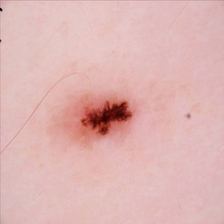
#> input picture dataset/benign/1.jpg, 224 x 224 px; its folder holds only this picture in this run
$ jupyter execute --allow-errors Percobaan4.ipynb   (older library calls are emulated)
#> lines starting #> are read from the running program, lines starting #| are printed output that depends on the picture; after the words box and inside, x2 and y2 are one past the last pixel; in counts of white or black regions, pixels touching at a corner belong together
### **Project PCD 2025 Kelompok 18**
#### **Klasifikasi Kangker Kulit Jinak Dan Ganas**

Zainul Majdi (F1D02310028)

Mustofa Arif (F1D02310083)

Apriesna Zulhan (F1D02310100)

Lalu Maulana Rizki Hidayat (F1D02310118)

### **Project Overview**

### **Import Library**

[cell 1]
import os
import cv2 as cv
import matplotlib.pyplot as plt
import numpy as np
import pandas as pd
from sklearn.model_selection import train_test_split, cross_val_predict
from sklearn.metrics import accuracy_score, classification_report
from skimage.feature import graycomatrix, graycoprops
from scipy.stats import entropy
from sklearn.ensemble import RandomForestClassifier
from sklearn.svm import SVC
from sklearn.neighbors import KNeighborsClassifier
from sklearn.metrics import accuracy_score, precision_score, recall_score, f1_score, confusion_matrix, classification_report
from sklearn.metrics import (confusion_matrix, ConfusionMatrixDisplay)
import seaborn as sns
from collections import Counter

### **Data Loading**

[cell 2]
data = []
labels = []
file_name = []
for sub_folder in os.listdir("dataset"):
    sub_folder_files = os.listdir(os.path.join("dataset", sub_folder))
    for i, filename in enumerate(sub_folder_files):
        img_path = os.path.join("dataset", sub_folder, filename)
        img = cv.imread(img_path)
#> img is the input picture: shape (224, 224, 3); mean B, G, R 179.3, 181.2, 222.8
        img = img.astype(np.uint8)
        img = cv.cvtColor(img, cv.COLOR_BGR2GRAY)
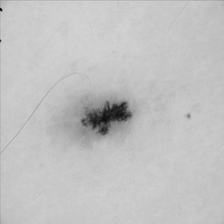
#> img: shape (224, 224); min 2, max 213, mean 193.5

        data.append(img)
        labels.append(sub_folder)
        name = os.path.splitext(filename)[0]
        file_name.append(filename)
#> pass 2 of the loop `for sub_folder in os.listdir("dataset"):`:
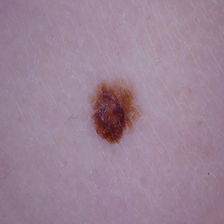
#> input picture dataset/malignant/1019.jpg, 224 x 224 px
#> img is the input picture: shape (224, 224, 3); mean B, G, R 149.8, 131.3, 155.1
#> `img = cv.cvtColor(img, cv.COLOR_BGR2GRAY)`:
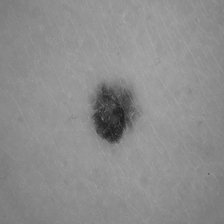
#> img: shape (224, 224); min 28, max 172, mean 140.5

data = np.array(data)
labels = np.array(labels)

[cell 3]
class_count = Counter(labels)

print("Jumlah data per kelas:", class_count)

label_names = list(class_count.keys())
jumlah = list(class_count.values())

plt.bar(label_names, jumlah, color=['skyblue', 'salmon'])
plt.title("Distribusi Kelas dalam Dataset")
plt.xlabel("Kelas")
plt.ylabel("Jumlah Data")
plt.show()
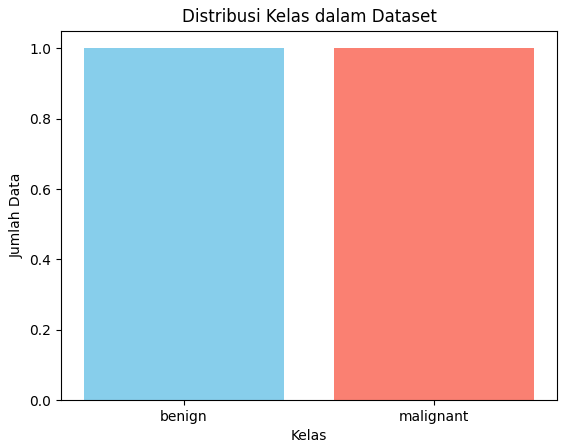
#> figure drawn by matplotlib, 1 panel

### **Data Preparation**

#### **Define Preprocessing Function**

[cell 4]
def resize(img, new_width, new_height):
#> called with new_width = 256, new_height = 256
    h, w = img.shape
#> h = 224; w = 224
    resized = np.zeros((new_height, new_width), dtype=np.uint8)

    for i in range(new_height):
        for j in range(new_width):
            x = int(j * w / new_width)
            y = int(i * h / new_height)
            resized[i, j] = img[y, x]

    return resized

def median_filter(image,baris,kolom):
    tengah = int(baris*kolom/2)
    hasil = np.zeros(image.shape)
    _baris = int((baris-1)/2)
    _kolom = int((kolom-1)/2)
    _image = np.pad(image,((_baris,_baris),(_kolom,_kolom)),mode='edge')
    for i in range (hasil.shape[0]):
        for j in range (hasil.shape[1]):
            Median = np.zeros(baris*kolom)
            m=0
            for k in range (i,i+baris):
                for l in range (j,j+kolom):
                    Median[m]=_image[k,l]
                    m+=1
            Median.sort()
            a = Median[tengah]
            b = Median[tengah-1]
            _Median = int(a+b)/2
            hasil[i,j] =_Median
    return hasil

def normalize_min_max(image):
    min_val = np.min(image)
#> min_val = 2
    max_val = np.max(image)
#> max_val = 213
    if max_val == min_val:
        return np.zeros_like(image, dtype=np.uint8)  # atau isi dengan nilai tetap
    norm = (image - min_val) / (max_val - min_val)
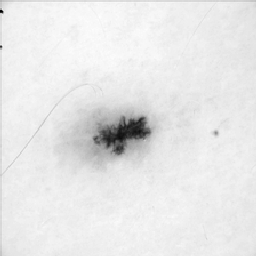
#> norm: shape (256, 256) float64; min 0, max 1, mean 0.907
    return (norm * 255).astype(np.uint8)

def threshold(image, nilai_ambang):
#> called with nilai_ambang = 127
    tinggi_gambar, lebar_gambar = image.shape
#> tinggi_gambar = 256; lebar_gambar = 256
    hasil_biner = np.zeros((tinggi_gambar, lebar_gambar), dtype=np.uint8)

    for baris in range(tinggi_gambar):
        for kolom in range(lebar_gambar):
            if image[baris, kolom] <= nilai_ambang:
                hasil_biner[baris, kolom] = 255
            else:
                hasil_biner[baris, kolom] = 0
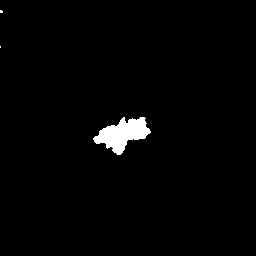
#> hasil_biner: shape (256, 256); 1.8% white; 3 white regions (2 under 20 px), largest, box (x1, y1, x2, y2) and area: (93, 117, 151, 155) 1143

    return hasil_biner

def dilasi(gambar, kernel):
    gambar = gambar // 255
    padded = np.pad(gambar, ((kernel.shape[0]//2, kernel.shape[0]//2), (kernel.shape[1]//2, kernel.shape[1]//2)), mode='constant', constant_values=0)
    result = np.zeros_like(gambar)
    k_h, k_w = kernel.shape

    for i in range(gambar.shape[0]):
        for j in range(gambar.shape[1]):
            neighborhood = padded[i:i+k_h, j:j+k_w]
            if np.any(neighborhood[kernel==1] == 1):
                result[i, j] = 1
    return (result * 255).astype(np.uint8)

def erosi(gambar, kernel):
    gambar = gambar // 255
    padded = np.pad(gambar, ((kernel.shape[0]//2, kernel.shape[0]//2), (kernel.shape[1]//2, kernel.shape[1]//2)), mode='constant', constant_values=0)
#> padded: shape (258, 258); values 0 (black) and 1 (white), 1.7% white; 3 white regions (2 under 20 px), largest, box (x1, y1, x2, y2) and area: (94, 118, 152, 156) 1143
    result = np.zeros_like(gambar)
    k_h, k_w = kernel.shape
#> k_h = 3; k_w = 3

    for i in range(gambar.shape[0]):
        for j in range(gambar.shape[1]):
            neighborhood = padded[i:i+k_h, j:j+k_w]
            if np.all(neighborhood[kernel==1] == 1):
                result[i, j] = 1
#> result: shape (256, 256); values 0 (black) and 1 (white), 1.4% white; 1 white region, box (x1, y1, x2, y2) and area: (95, 118, 149, 154) 927
    return (result * 255).astype(np.uint8)

def opening(gambar, kernel):
    eroded = erosi(gambar, kernel)
    opened = dilasi(eroded, kernel)
#> in dilasi, `padded = np.pad(gambar, ((kernel.shape[0]//2, kernel.shape[0]//2), (ke..`: padded: shape (258, 258); values 0 (black) and 1 (white), 1.4% white; 1 white region, box (x1, y1, x2, y2) and area: (96, 119, 150, 155) 927
#> after the loop in dilasi, `for i in range(gambar.shape[0]):`: result: shape (256, 256); values 0 (black) and 1 (white), 1.7% white; 1 white region, box (x1, y1, x2, y2) and area: (94, 117, 150, 155) 1131
    return opened.astype(np.uint8)

def closing(gambar, kernel):
    dilated = dilasi(gambar, kernel)
#> in dilasi (call 2), `padded = np.pad(gambar, ((kernel.shape[0]//2, kernel.shape[0]//2), (ke..`: padded: shape (258, 258); values 0 (black) and 1 (white), 1.7% white; 1 white region, box (x1, y1, x2, y2) and area: (95, 118, 151, 156) 1131
#> after the loop in dilasi (call 2), `for i in range(gambar.shape[0]):`: result: shape (256, 256); values 0 (black) and 1 (white), 2% white; 1 white region, box (x1, y1, x2, y2) and area: (93, 116, 151, 156) 1341
    closed = erosi(dilated, kernel)
#> in erosi (call 2), `padded = np.pad(gambar, ((kernel.shape[0]//2, kernel.shape[0]//2), (ke..`: padded: shape (258, 258); values 0 (black) and 1 (white), 2% white; 1 white region, box (x1, y1, x2, y2) and area: (94, 117, 152, 157) 1341
#> after the loop in erosi (call 2), `for i in range(gambar.shape[0]):`: result: shape (256, 256); values 0 (black) and 1 (white), 1.7% white; 1 white region, box (x1, y1, x2, y2) and area: (94, 117, 150, 155) 1141
    return closed.astype(np.uint8)

#### **Preprocessing**

[cell 5]
def percobaan_4(img):
    img_rsz = resize(img, 256, 256)
#> call 2 of resize, with new_width = 256, new_height = 256
#> after the loop in resize (call 2), `for i in range(new_height):`:
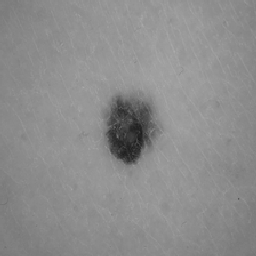
#> resized: shape (256, 256); min 28, max 172, mean 140.5
    img_norm = normalize_min_max(img_rsz)
#> in normalize_min_max (call 2), `min_val = np.min(image)`: min_val = 28
#> in normalize_min_max (call 2), `max_val = np.max(image)`: max_val = 172
#> in normalize_min_max (call 2), `norm = (image - min_val) / (max_val - min_val)`:
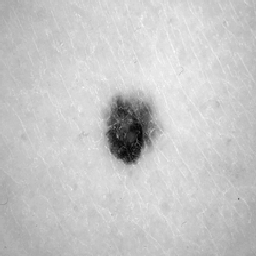
#> norm: shape (256, 256) float64; min 0, max 1, mean 0.781
    img_median = median_filter(img_norm, 3, 3)
    img_thresh = threshold(img_median, 127)  # Thresholding dengan nilai ambang 127
#> call 2 of threshold, with nilai_ambang = 127
#> after the loop in threshold (call 2), `for baris in range(tinggi_gambar):`:
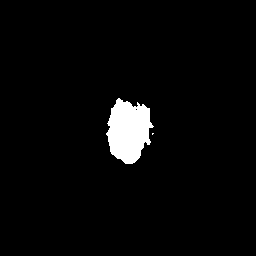
#> hasil_biner: shape (256, 256); 3.3% white; 2 white regions (1 under 20 px), largest, box (x1, y1, x2, y2) and area: (106, 98, 154, 164) 2164
    img_open = opening(img_thresh, np.ones((3, 3)))
#> in erosi (call 3), `padded = np.pad(gambar, ((kernel.shape[0]//2, kernel.shape[0]//2), (ke..`: padded: shape (258, 258); values 0 (black) and 1 (white), 3.3% white; 2 white regions (1 under 20 px), largest, box (x1, y1, x2, y2) and area: (107, 99, 155, 165) 2164
#> after the loop in erosi (call 3), `for i in range(gambar.shape[0]):`: result: shape (256, 256); values 0 (black) and 1 (white), 2.9% white; 1 white region, box (x1, y1, x2, y2) and area: (108, 100, 152, 163) 1900
#> in dilasi (call 3), `padded = np.pad(gambar, ((kernel.shape[0]//2, kernel.shape[0]//2), (ke..`: padded: shape (258, 258); values 0 (black) and 1 (white), 2.9% white; 1 white region, box (x1, y1, x2, y2) and area: (109, 101, 153, 164) 1900
#> after the loop in dilasi (call 3), `for i in range(gambar.shape[0]):`: result: shape (256, 256); values 0 (black) and 1 (white), 3.3% white; 1 white region, box (x1, y1, x2, y2) and area: (107, 99, 153, 164) 2140
    img_close = closing(img_open, np.ones((3, 3)))
#> in dilasi (call 4), `padded = np.pad(gambar, ((kernel.shape[0]//2, kernel.shape[0]//2), (ke..`: padded: shape (258, 258); values 0 (black) and 1 (white), 3.2% white; 1 white region, box (x1, y1, x2, y2) and area: (108, 100, 154, 165) 2140
#> after the loop in dilasi (call 4), `for i in range(gambar.shape[0]):`:
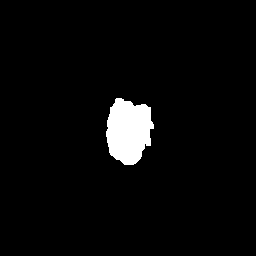
#> result: shape (256, 256); values 0 (black) and 1 (white), 3.6% white; 1 white region, box (x1, y1, x2, y2) and area: (106, 98, 154, 165) 2384
#> in erosi (call 4), `padded = np.pad(gambar, ((kernel.shape[0]//2, kernel.shape[0]//2), (ke..`: padded: shape (258, 258); values 0 (black) and 1 (white), 3.6% white; 1 white region, box (x1, y1, x2, y2) and area: (107, 99, 155, 166) 2384
#> after the loop in erosi (call 4), `for i in range(gambar.shape[0]):`: result: shape (256, 256); values 0 (black) and 1 (white), 3.3% white; 1 white region, box (x1, y1, x2, y2) and area: (107, 99, 153, 164) 2146

    return img_close

dataPreprocessed = [percobaan_4(img) for img in data]
#> dataPreprocessed = 2 items

unique_labels = sorted(set(labels))

#> (the rest of this cell did not finish here and is left out)

#### **Feature Extraction**

[cell 6]
def glcm(image, derajat):
    if derajat == 0:
        angles = [0]
    elif derajat == 45:
        angles = [np.pi / 4]
    elif derajat == 90:
        angles = [np.pi / 2]
    elif derajat == 135:
        angles = [3 * np.pi / 4]
    else:
        raise ValueError("Invalid angle. It should be one of the following: 0, 45, 90, 135.")

    # mengembalikan matrix glcm dari image
    glcm = graycomatrix(image, [1], angles, 256, symmetric=True, normed=True)
    return glcm

[cell 7]
def correlation(matriks):
	return graycoprops(matriks, 'correlation')[0, 0]

[cell 8]
def dissimilarity(matriks):
    return graycoprops(matriks, 'dissimilarity')[0, 0]

[cell 9]
def homogenity(matriks):
    return graycoprops(matriks, 'homogeneity')[0, 0]

[cell 10]
def contrast(matriks):
    return graycoprops(matriks, 'contrast')[0, 0]

[cell 11]
def ASM(matriks):
    return graycoprops(matriks, 'ASM')[0, 0]

[cell 12]
def energy(matriks):
    return graycoprops(matriks, 'energy')[0, 0]

[cell 13]
def entropyGlcm(matriks):
    return entropy(matriks.ravel())

[cell 14]
Derajat0 = []
Derajat45 = []
Derajat90 = []
Derajat135 = []
for i in range(len(dataPreprocessed)):
    D0 = glcm(dataPreprocessed[i], 0)
    D45 = glcm(dataPreprocessed[i], 45)
    D90 = glcm(dataPreprocessed[i], 90)
    D135 = glcm(dataPreprocessed[i], 135)
    Derajat0.append(D0)
    Derajat45.append(D45)
    Derajat90.append(D90)
    Derajat135.append(D135)
#> this loop made 2 passes
#> after the loop, Derajat0 = 2 items; Derajat135 = 2 items; Derajat45 = 2 items; Derajat90 = 2 items

[cell 15]
Kontras0, Kontras45, Kontras90, Kontras135 = [], [], [], []
dissimilarity0, dissimilarity45, dissimilarity90, dissimilarity135 =  [], [], [], []
homogenity0, homogenity45, homogenity90, homogenity135 = [], [], [], []
entropy0, entropy45, entropy90, entropy135 =  [], [], [], []
ASM0, ASM45, ASM90, ASM135 =  [], [], [], []
energy0, energy45, energy90, energy135 =  [], [], [], []
correlation0, correlation45, correlation90, correlation135 = [], [], [], []

[cell 16]
for i in range(len(dataPreprocessed)):
    C0 = correlation(Derajat0[i])
    correlation0.append(C0)
    C45 = correlation(Derajat45[i])
    correlation45.append(C45)
    C90 = correlation(Derajat90[i])
    correlation90.append(C90)
    C135 = correlation(Derajat135[i])
    correlation135.append(C135)
#> this loop made 2 passes
#> (C0, C45, C90, C135) on passes 1 to 2: (0.963, 0.925, 0.95, 0.942), (0.967, 0.958, 0.977, 0.956)
#> after the loop, correlation0 = [0.963, 0.967]; correlation135 = [0.942, 0.956]; correlation45 = [0.925, 0.958]; correlation90 = [0.95, 0.977]

[cell 17]
for i in range(len(dataPreprocessed)):
    K0 = contrast(Derajat0[i])
    K45 = contrast(Derajat45[i])
    K90 = contrast(Derajat90[i])
    K135 = contrast(Derajat135[i])
    Kontras0.append(K0)
    Kontras45.append(K45)
    Kontras90.append(K90)
    Kontras135.append(K135)
#> this loop made 2 passes
#> (K0, K45, K90, K135) on passes 1 to 2: (83.67, 168, 111.6, 130), (137.5, 174, 95.62, 184)
#> after the loop, Kontras0 = [83.67, 137.5]; Kontras135 = [130, 184]; Kontras45 = [168, 174]; Kontras90 = [111.6, 95.62]

[cell 18]
for i in range(len(dataPreprocessed)):
    Dis0 = dissimilarity(Derajat0[i])
    Dis45 = dissimilarity(Derajat45[i])
    Dis90 = dissimilarity(Derajat90[i])
    Dis135 = dissimilarity(Derajat135[i])
    dissimilarity0.append(Dis0)
    dissimilarity45.append(Dis45)
    dissimilarity90.append(Dis90)
    dissimilarity135.append(Dis135)
#> this loop made 2 passes
#> (Dis0, Dis45, Dis90, Dis135) on passes 1 to 2: (0.328, 0.659, 0.438, 0.51), (0.539, 0.682, 0.375, 0.722)
#> after the loop, dissimilarity0 = [0.328, 0.539]; dissimilarity135 = [0.51, 0.722]; dissimilarity45 = [0.659, 0.682]; dissimilarity90 = [0.438, 0.375]

[cell 19]
for i in range(len(dataPreprocessed)):
    H0 = homogenity(Derajat0[i])
    H45 = homogenity(Derajat45[i])
    H90 = homogenity(Derajat90[i])
    H135 = homogenity(Derajat135[i])
    homogenity0.append(H0)
    homogenity45.append(H45)
    homogenity90.append(H90)
    homogenity135.append(H135)
#> this loop made 2 passes
#> (H0, H45, H90, H135) on passes 1 to 2: (0.999, 0.997, 0.998, 0.998), (0.998, 0.997, 0.999, 0.997)
#> after the loop, homogenity0 = [0.999, 0.998]; homogenity135 = [0.998, 0.997]; homogenity45 = [0.997, 0.997]; homogenity90 = [0.998, 0.999]

[cell 20]
for i in range(len(dataPreprocessed)):
    E0 = entropyGlcm(Derajat0[i])
    E45 = entropyGlcm(Derajat45[i])
    E90 = entropyGlcm(Derajat90[i])
    E135 = entropyGlcm(Derajat135[i])
    entropy0.append(E0)
    entropy45.append(E45)
    entropy90.append(E90)
    entropy135.append(E135)
#> this loop made 2 passes
#> (E0, E45, E90, E135) on passes 1 to 2: (0.0962, 0.103, 0.0984, 0.1), (0.158, 0.161, 0.154, 0.162)
#> after the loop, entropy0 = [0.0962, 0.158]; entropy135 = [0.1, 0.162]; entropy45 = [0.103, 0.161]; entropy90 = [0.0984, 0.154]

[cell 21]
for i in range(len(dataPreprocessed)):
    A0 = ASM(Derajat0[i])
    A45 = ASM(Derajat45[i])
    A90 = ASM(Derajat90[i])
    A135 = ASM(Derajat135[i])
    ASM0.append(A0)
    ASM45.append(A45)
    ASM90.append(A90)
    ASM135.append(A135)
#> this loop made 2 passes
#> (A0, A45, A90, A135) on passes 1 to 2: (0.964, 0.963, 0.964, 0.964), (0.934, 0.934, 0.935, 0.933)
#> after the loop, ASM0 = [0.964, 0.934]; ASM135 = [0.964, 0.933]; ASM45 = [0.963, 0.934]; ASM90 = [0.964, 0.935]

[cell 22]
for i in range(len(dataPreprocessed)):
    ER0 = energy(Derajat0[i])
    ER45 = energy(Derajat45[i])
    ER90 = energy(Derajat90[i])
    ER135 = energy(Derajat135[i])
    energy0.append(ER0)
    energy45.append(ER45)
    energy90.append(ER90)
    energy135.append(ER135)
#> this loop made 2 passes
#> (ER0, ER45, ER90, ER135) on passes 1 to 2: (0.982, 0.981, 0.982, 0.982), (0.967, 0.966, 0.967, 0.966)
#> after the loop, energy0 = [0.982, 0.967]; energy135 = [0.982, 0.966]; energy45 = [0.981, 0.966]; energy90 = [0.982, 0.967]

#### **Write the extraction's results to CSV**

[cell 23]
dataTable = {'Filename': file_name, 'Label': labels,
        'Contrast0': Kontras0, 'Contrast45': Kontras45, 'Contrast90': Kontras90, 'Contrast135': Kontras135,
        'Homogeneity0': homogenity0, 'Homogeneity45': homogenity45, 'Homogeneity90': homogenity90, 'Homogeneity135': homogenity135,
        'Dissimilarity0': dissimilarity0, 'Dissimilarity45': dissimilarity45, 'Dissimilarity90': dissimilarity90, 'Dissimilarity135': dissimilarity135,
        'Entropy0': entropy0, 'Entropy45': entropy45, 'Entropy90': entropy90, 'Entropy135': entropy135,
        'ASM0': ASM0, 'ASM45': ASM45, 'ASM90': ASM90, 'ASM135': ASM135,
        'Energy0': energy0, 'Energy45': energy45, 'Energy90': energy90, 'Energy135': energy135,
        'Correlation0': correlation0, 'Correlation45': correlation45, 'Correlation90': correlation90, 'Correlation135': correlation135,
        }
df = pd.DataFrame(dataTable)
#> df = table of 2 rows and 30 columns
df.to_csv('hasil_ekstraksi_4.csv', index=False)

hasilEkstrak = pd.read_csv('hasil_ekstraksi_4.csv')
#> (reads hasil_ekstraksi_4.csv from the repository)
hasilEkstrak

#### **Features Selection**

pada bagian seleksi fitur ini bisa menggunakan metode seperti

- PCA
- LDA
- t-SNE
- Chi-square
- ANOVA
- Autoencoder
- correlation
- dll

berikut contoh menggunakan correlation:

[cell 24]
# Menghitung korelasi
correlation = hasilEkstrak.drop(columns=['Label','Filename']).corr()

# Menyaring fitur yang memiliki korelasi absolut lebih dari 0.95 dengan label
threshold = 1 # atur threshold ini untuk menentukan seberapa besar korelasi yang ingin disaring
selectionFeature = []
columns = np.full((correlation.shape[0],), True, dtype=bool)
for i in range(correlation.shape[0]):
	for j in range(i+1, correlation.shape[0]):
		if correlation.iloc[i,j] >= threshold:
			if columns[j]:
				columns[j] = False
select = hasilEkstrak.drop(columns=['Label','Filename']).columns[columns]
x_new = hasilEkstrak[select]
x_new
y = hasilEkstrak['Label']
plt.figure(figsize=(17,17))
sns.heatmap(x_new.corr(), annot=True, cmap='Blues', fmt=".2f")
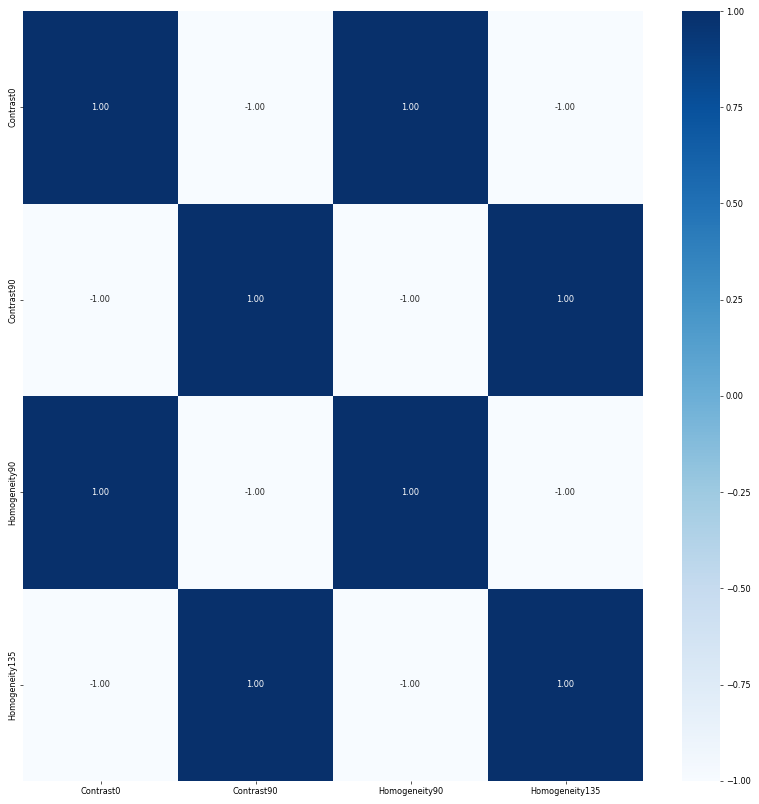
#> figure drawn by matplotlib, 2 panels

### **Splitting Data**

[cell 25]
# ubah bagian test_size sesuai kebutuhan
# 0.3 = 30% data untuk testing (train/test 70/30)
# 0.2 = 20% data untuk testing (train/test 80/20)
X_train, X_test, y_train, y_test = train_test_split(x_new, y, test_size=0.2, random_state=42)
print(X_train.shape)
print(X_test.shape)

### **Feature Normalization**

berikut metode normalisasi yang bisa digunakan:

- Min-Max Scaling
- Standardization (Z-score)
- Robust Scaling
- MaxAbsScaler
- dll

berikut contoh menggunakan Standardization (Z-score):

[cell 26]
# normalisasi mean std
X_test = (X_test - X_train.mean()) / X_train.std()
X_train = (X_train - X_train.mean()) / X_train.std()

### **Modeling**

#### **Define Model**

[cell 27]
def generateClassificationReport(y_true, y_pred):
	print(classification_report(y_true, y_pred))
	print(confusion_matrix(y_true, y_pred))
	print('Accuracy:', accuracy_score(y_true, y_pred))

# Define classifiers
rf = RandomForestClassifier(n_estimators=5, random_state=42)
svm = SVC(kernel='rbf', random_state=42)
knn = KNeighborsClassifier(n_neighbors=5)

#### **Train Random Forest Classifier**

[cell 28]
# Train Random Forest Classifier
rf.fit(X_train, y_train)

# Make predictions and evaluate the model with the training set
print("------Training Set------")
y_pred = rf.predict(X_train)
generateClassificationReport( y_train, y_pred)

# Make predictions and evaluate the model with the testing set
print("\n------Testing Set------")
y_pred = rf.predict(X_test)
generateClassificationReport( y_test, y_pred)

#### **Train SVM Classifier**

#> (a cell that did not finish here is left out)

#### **Train KNN Classifier**

#> (a cell that did not finish here is left out)

### **Evaluation With Confusion Matrix**

[cell 31]
def plot_confusion_matrix(y_true, y_pred, title):
#> called with y_pred = array of shape (1,), title = 'Random Forest Confusion Matrix'
    cm = confusion_matrix(y_true, y_pred)
    disp = ConfusionMatrixDisplay(confusion_matrix=cm)
    disp.plot(cmap=plt.cm.Blues)
    plt.title(title)
    plt.show()
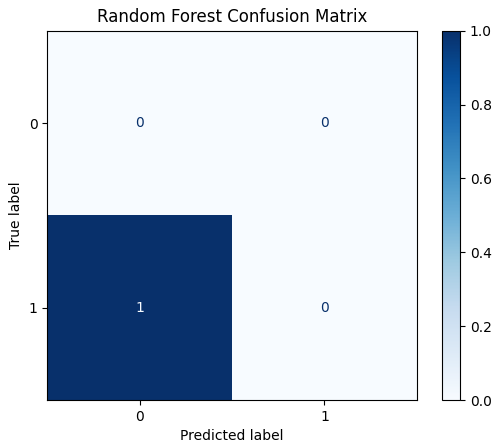
#> figure drawn by matplotlib, 2 panels

# Plot confusion matrix for Random Forest
plot_confusion_matrix(y_test, rf.predict(X_test), "Random Forest Confusion Matrix")
# Plot confusion matrix for SVM
#> (the rest of this cell did not finish here and is left out)
